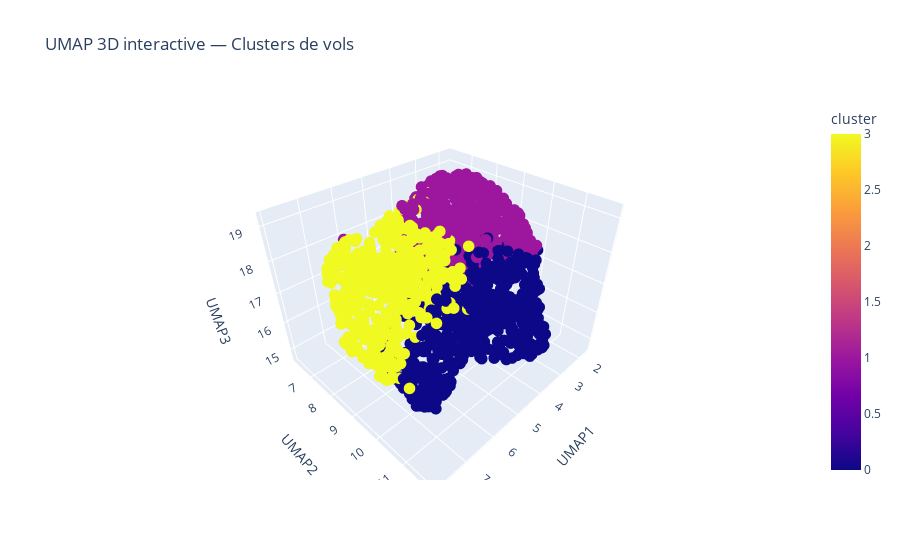

The code cell stored with this chart in its notebook:
### Markdown cell above
### UMAP

### Code cell
import umap.umap_ as umap
import pandas as pd
import numpy as np
import plotly.express as px

# UMAP 3D
reducer3d = umap.UMAP(n_neighbors=30, min_dist=0.2, n_components=3, random_state=42)
X_umap3 = reducer3d.fit_transform(X_text)

# ---- récupérer les flight_ids ----
if "sequences" in globals():
    flight_ids = sequences.index.values
elif "flight_ids" in globals():
    flight_ids = np.array(flight_ids)
else:
    flight_ids = np.arange(len(labels))

# convertir proprement en pandas Series (pour utiliser Int64)
flight_ids_s = pd.Series(flight_ids)
flight_ids_num = pd.to_numeric(flight_ids_s, errors="coerce").astype("Int64")  # OK ici

plot_df = pd.DataFrame({
    "F_SESSION": flight_ids_num,     # pandas Series Int64
    "UMAP1": X_umap3[:, 0],
    "UMAP2": X_umap3[:, 1],
    "UMAP3": X_umap3[:, 2],
    "cluster": labels.astype(int),
})

# ---- join meta ----
if "tmp" in globals() and "F_SESSION" in tmp.columns:
    meta = tmp.drop_duplicates("F_SESSION").copy()
    meta["F_SESSION"] = pd.to_numeric(meta["F_SESSION"], errors="coerce").astype("Int64")
    meta = meta.set_index("F_SESSION").drop(columns=["cluster"], errors="ignore")
    plot_df = plot_df.join(meta, on="F_SESSION")

plot_df["F_SESSION_str"] = plot_df["F_SESSION"].astype(str)

hover_cols = [c for c in ["F_SESSION_str", "total_duration_sec", "k_operator", "k_aircraft", "k_mission"] if c in plot_df.columns]

fig = px.scatter_3d(
    plot_df,
    x="UMAP1", y="UMAP2", z="UMAP3",
    color="cluster",
    hover_data=hover_cols,
    title="UMAP 3D interactive — Clusters de vols"
)
fig.update_traces(marker=dict(size=4))
fig.show()

### Figure 1 — Plotly figure (JSON) as saved in the notebook; plotly's stock layout.template omitted (floating-point values rounded to 4 significant figures; data arrays with more than 128 entries replaced by an {"elided": "..."} marker saying what was removed)
{"data": [{"customdata": {"elided": "1845x5 mixed values"}, "hovertemplate": "UMAP1=%{x}<br>UMAP2=%{y}<br>UMAP3=%{z}<br>F_SESSION_str=%{customdata[0]}<br>total_duration_sec=%{customdata[1]}<br>k_operator=%{customdata[2]}<br>k_aircraft=%{customdata[3]}<br>k_mission=%{customdata[4]}<br>cluster=%{marker.color}<extra></extra>", "legendgroup": "", "marker": {"color": {"elided": "1845 int values"}, "coloraxis": "coloraxis", "size": 4, "symbol": "circle"}, "mode": "markers", "name": "", "scene": "scene", "showlegend": false, "type": "scatter3d", "x": {"elided": "1845 float values"}, "y": {"elided": "1845 float values"}, "z": {"elided": "1845 float values"}}], "layout": {"coloraxis": {"colorbar": {"title": {"text": "cluster"}}, "colorscale": [[0, "#0d0887"], [0.1111, "#46039f"], [0.2222, "#7201a8"], [0.3333, "#9c179e"], [0.4444, "#bd3786"], [0.5556, "#d8576b"], [0.6667, "#ed7953"], [0.7778, "#fb9f3a"], [0.8889, "#fdca26"], [1, "#f0f921"]]}, "legend": {"tracegroupgap": 0}, "scene": {"domain": {"x": [0, 1], "y": [0, 1]}, "xaxis": {"title": {"text": "UMAP1"}}, "yaxis": {"title": {"text": "UMAP2"}}, "zaxis": {"title": {"text": "UMAP3"}}}, "title": {"text": "UMAP 3D interactive — Clusters de vols"}}}
